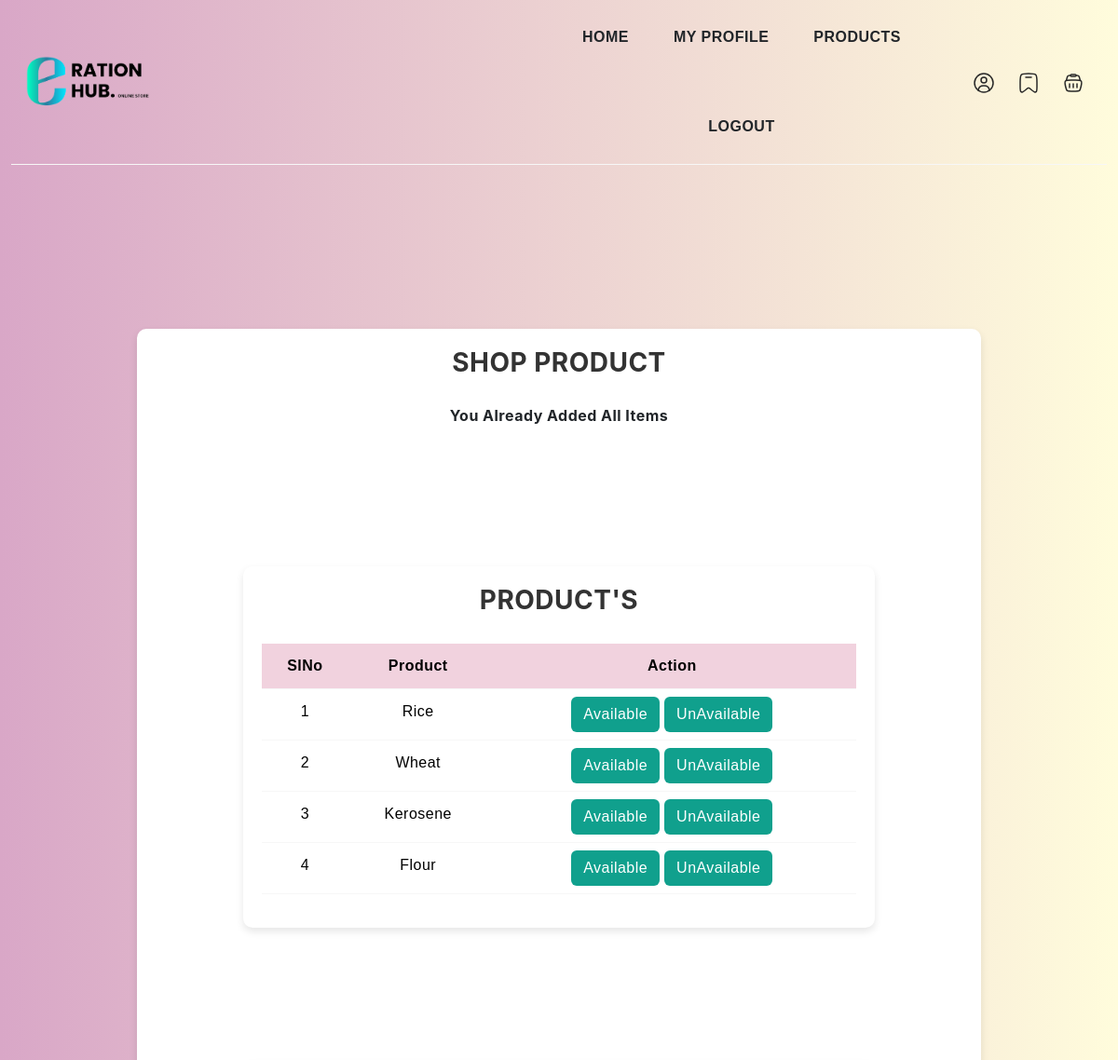
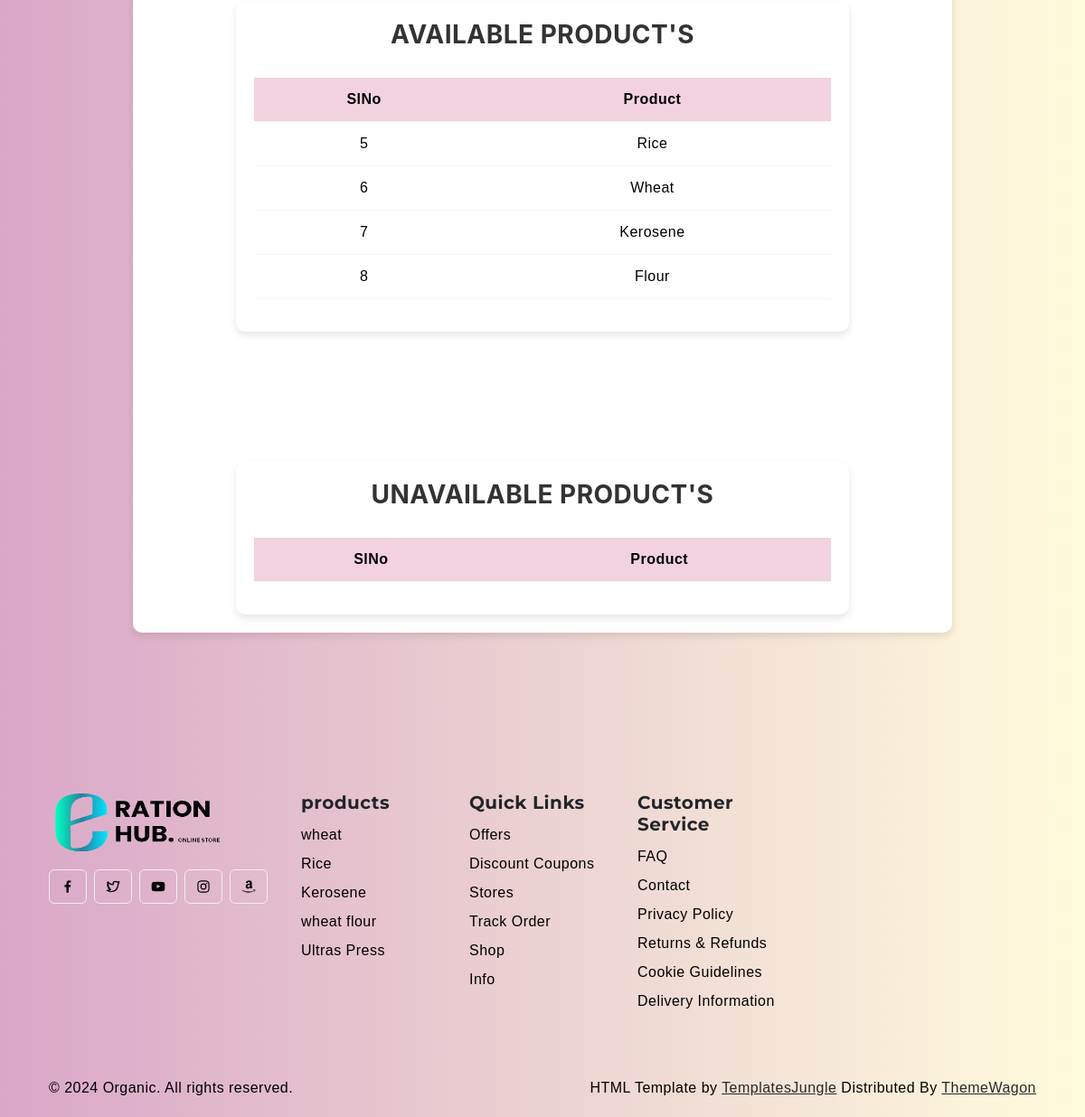
The app's page /Project/Shop/ShopProduct.php (signed in) with its own data (2 pictures, top to bottom).
### tables this page shows
CREATE TABLE `tbl_rationproduct` (
  `rationproduct_id` int(11) NOT NULL,
  `rationproduct_status` int(11) NOT NULL DEFAULT 1,
  `product_id` int(11) NOT NULL,
  `rationshop_id` int(11) NOT NULL
);

CREATE TABLE `tbl_product` (
  `product_id` int(11) NOT NULL,
  `product_name` varchar(60) NOT NULL,
  `product_status` int(11) NOT NULL DEFAULT 0
);

### Project/Shop/ShopProduct.php (the view, shortened to what this page needs)
<?php
include("../Assets/Connection/Connection.php");
include("Head.php");
		?>
<!DOCTYPE html PUBLIC "-//W3C//DTD XHTML 1.0 Transitional//EN" "http://www.w3.org/TR/xhtml1/DTD/xhtml1-transitional.dtd">
<html xmlns="http://www.w3.org/1999/xhtml">
<head>
</head>
<body>
<div class="container mt-5">
    <div class="row justify-content-center">
        <div class="col-md-10">
            <div class="table-wrapper">
             	<form id="form1" name="form1" method="post" action="">
				 <h3 align="center">Shop Product</h3>
					<?php
						$selQryOne = " SELECT * FROM tbl_product
							WHERE product_id NOT IN (
							SELECT product_id FROM tbl_rationproduct WHERE rationshop_id = '" . $_SESSION['sid'] . "'
							)";
						$resultOne = $Con -> query($selQryOne);
							if($rowOne = $resultOne -> fetch_assoc())
							{
					?>
		<table class="table table-hover">
			 <td>Product</td>
			 <td>
				<select name="sel_product" id="sel_product" required >
					<option value="sel">---Select Product</option>
						<?php
							$selQry = "SELECT * FROM tbl_product
							WHERE product_id NOT IN (
							SELECT product_id FROM tbl_rationproduct WHERE rationshop_id = '" . $_SESSION['sid'] . "'
							)";
						$result = $Con -> query($selQry);
						while($data = $result ->fetch_assoc())
						{
						?>
                    <option value="<?php echo $data['product_id'] ?>"><?php echo $data['product_name'] ?></option>
                    <?php
						}
					?>
        		</select>
	 		  </td>
    	    </tr>
    		<tr>
      			<td colspan="2" align="center">
      				<input type="submit" name="btn_sub" id="btn_sub" value="Submit" />
     			</td>
   			</tr>
		</table>
	<?php
		}
		else{
			echo "<h6 align='center'>You Already Added All Items</h6>";
		}
	?>
  <br />
  <br />
  <br />
  <div class="container mt-5">
    <div class="row justify-content-center">
        <div class="col-md-10">
            <div class="table-wrapper">
  				<h3 align="center">Product's</h3>
				  <table class="table table-hover">
				  <thead>
					<tr>
					  <th>SlNo</th>
					  <th>Product</th>
					  <th>Action</th>
					</tr>
				  </thead>
					<tbody>
							<?php
							$selQry = "select *from tbl_rationproduct r inner join tbl_product p on r.product_id=p.product_id where r.rationshop_id =".$_SESSION['sid'];
							$result = $Con ->query($selQry);
							$i=0;
							while($data = $result ->fetch_assoc())
							{
								$i++;
								?>
							<tr>
								<td><?php echo $i ?></td>
								<td><?php echo $data['product_name'] ?></td>
								<td>
									<a href="ShopProduct.php?avid=<?php echo $data['rationproduct_id'] ?>" class="btn btn-primary">Available</a>
									<a href="ShopProduct.php?unid=<?php echo $data['rationproduct_id'] ?>" class="btn btn-primary">UnAvailable</a>
								</td>
							</tr>
					</tbody>
							<?php
						}
					?>
  		</table>
  	  </div>
    </div>
  </div>
</div>
  <br />
  <br />
  <br />
  <div class="container mt-5">
    <div class="row justify-content-center">
        <div class="col-md-10">
            <div class="table-wrapper">
  				<h3 align="center">Available Product's</h3>
  				<table class="table table-hover">
				  <thead>
					  <tr>
						<th>SlNo</th>
						<th>Product</th>
					  </tr>
				  </thead>
					<tbody>
							<?php
								$selQry = "select *from tbl_rationproduct r inner join tbl_product p on r.product_id=p.product_id where r.rationproduct_status='1' and r.rationshop_id =".$_SESSION['sid'];
								$result = $Con ->query($selQry);
								while($data = $result->fetch_assoc())
								{
									$i++;
								?>
					  <tr>
							<td><?php echo $i ?></td>
							<td><?php echo $data['product_name'] ?></td>
					  </tr>
					</tbody>
					<?php
					}
				?>
  			</table>
  		</div>
    </div>
  </div>
</div>
  <br />
  <br />
  <br />
  <div class="container mt-5">
    <div class="row justify-content-center">
        <div class="col-md-10">
            <div class="table-wrapper">
  				<h3 align="center">UnAvailable Product's</h3>
 					<table class="table table-hover">
					 <thead>
					  <tr>
						<th>SlNo</th>
						<th>Product</th>
					  </tr>
					 </thead>
			</table>
			  </div>
   		     </div>
           </div>
		 </div>
	  </div>
    </div>
  </div>
</div>
</body>
</html>
<?php
include("Foot.php");
?>

### Project/Assets/Templates/User/style.css (style rules this page uses)
body { --heading-font : "Inter", sans-serif; --bs-link-color: #ffd500; --bs-link-hover-color:#333; --bs-link-color-rgb: 40,40,40; --bs-link-hover-color-rgb: 0,0,0; --bs-light-rgb: 248, 248, 248; --bs-font-sans-serif: "Inter", sans-serif; --bs-body-font-family: var(--bs-font-sans-serif); --bs-body-font-size: 1rem; --bs-body-font-weight: 400; --bs-body-line-height: 2; --bs-body-color: #000000; --bs-primary: #10a08d; --bs-primary-rgb: 107, 178, 82; --bs-secondary: #ffffff; --bs-secondary-rgb: 54, 65, 39; --bs-danger: #f94509; --bs-danger-rgb: 249, 95, 9; --bs-success: #a3be4c; --bs-success-rgb: 163, 190, 76; --bs-primary-bg-subtle: #FFF9EB; --bs-success-bg-subtle: #eef5e5; --bs-border-color: #F7F7F7; }
.btn-primary { --bs-btn-color: #fff; --bs-btn-bg: var(--bs-primary); --bs-btn-border-color: transparent; --bs-btn-hover-color: #fff; --bs-btn-hover-bg: #000000; --bs-btn-hover-border-color: transparent; --bs-btn-focus-shadow-rgb: 49,132,253; --bs-btn-active-color: #fff; --bs-btn-active-bg: var(--bs-primary); --bs-btn-active-border-color: transparent; --bs-btn-active-shadow: inset 0 3px 5px rgba(0, 0, 0, 0.125); --bs-btn-disabled-color: #fff; --bs-btn-disabled-bg: #d3d7dd; --bs-btn-disabled-border-color: transparent; }
body { letter-spacing: 0.03em; }
h1,h2,h3,h4,h5,h6 { font-family: var(--heading-font); color: var(--bs-dark); font-weight: 700; }
.container, .container-fluid, .container-lg, .container-md, .container-sm, .container-xl, .container-xxl { --bs-gutter-x: 3rem; }

### Project/Assets/Templates/form.css (style rules this page uses)
body { background: linear-gradient(to right, #d9a7c7, #fffcdc); font-family: 'Arial', sans-serif; }

### Project/Shop/ShopProduct.php (style rules this page uses)
body { background: linear-gradient(to right, #d9a7c7, #fffcdc); font-family: 'Arial', sans-serif; }
.table-wrapper { background-color: #fff; padding: 20px; border-radius: 10px; box-shadow: 0 4px 8px rgba(0, 0, 0, 0.1); }
h3 { color: #333; font-weight: bold; text-transform: uppercase; margin-bottom: 30px; text-align: center; }
.table thead th { background-color: #f1d2de; color: #000000; text-align: center; }
.table tbody td { text-align: center; }

### records on screen
tbl_rationproduct: product.product_name "Rice"
tbl_rationproduct: product.product_name "Wheat"
tbl_rationproduct: product.product_name "Kerosene"
tbl_rationproduct: product.product_name "Flour"
